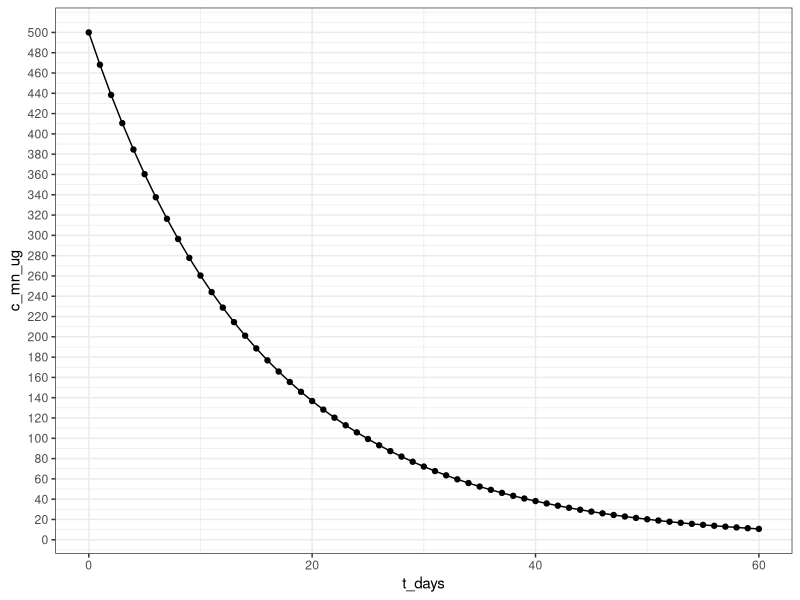
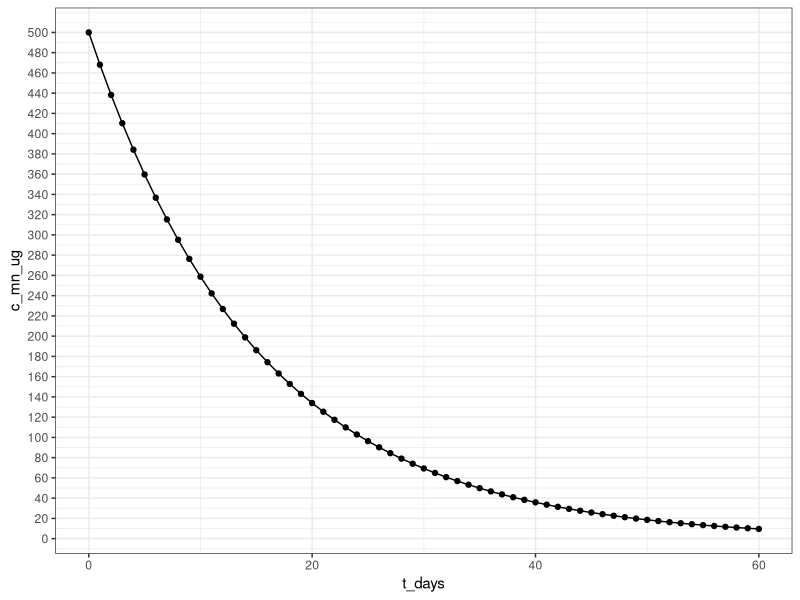

Reproduce these figures in R, in order.
#================================================================
# graph for hw 2 problem 4
#
# Tyler Bradley
# 1/28/2018
#================================================================

# loading required libraries
library(tidyverse)
library(knitr)
library(kableExtra)

#' Part a
#' Defining constants
a <- 4
b <- 1
k <- 1054.08 # [=] $M^{-1} * days^{-1}$
cb_o = 6.25e-5 # [=] M
ca_o = 9.101e-6 # [=] M


#' Creating data set
#' $C_{Mn}$ is calculated from formula derived in problem
mn_data <- tibble(t_days = seq(0, 60, by = 1)) %>%
  mutate(c_mn_mol = ((ca_o - (a / b) * cb_o) / (
    1 - (a / b) * (cb_o / ca_o) * exp(-(((
      b * ca_o
    ) / (
      a * cb_o
    )) - 1) * cb_o * k * t_days)
  )),
  c_mn_ug = c_mn_mol * 54.938 * 1e6)

#' Plotting the decay equation
ggplot(mn_data, aes(t_days, c_mn_ug)) +
  geom_point() +
  geom_line() +
  theme_bw() +
  scale_y_continuous(breaks = seq(0, 500, by = 20))



#' Part b
#' $CO_{2}$ is in great excess so $r_{mn}$ becomes a psuedo-first order equation
k_star <- k * cb_o

mn_data_b <- tibble(t_days = seq(0, 60, by = 1)) %>% 
  mutate(c_mn_mol = ca_o * exp(-k_star*t_days),
         c_mn_ug = c_mn_mol * 54.938 * 1e6)


#' Plotting decay rxn as psuedo-first order
ggplot(mn_data_b, aes(t_days, c_mn_ug)) +
  geom_point() +
  geom_line() +
  theme_bw() +
  scale_y_continuous(breaks = seq(0, 500, by = 20))
